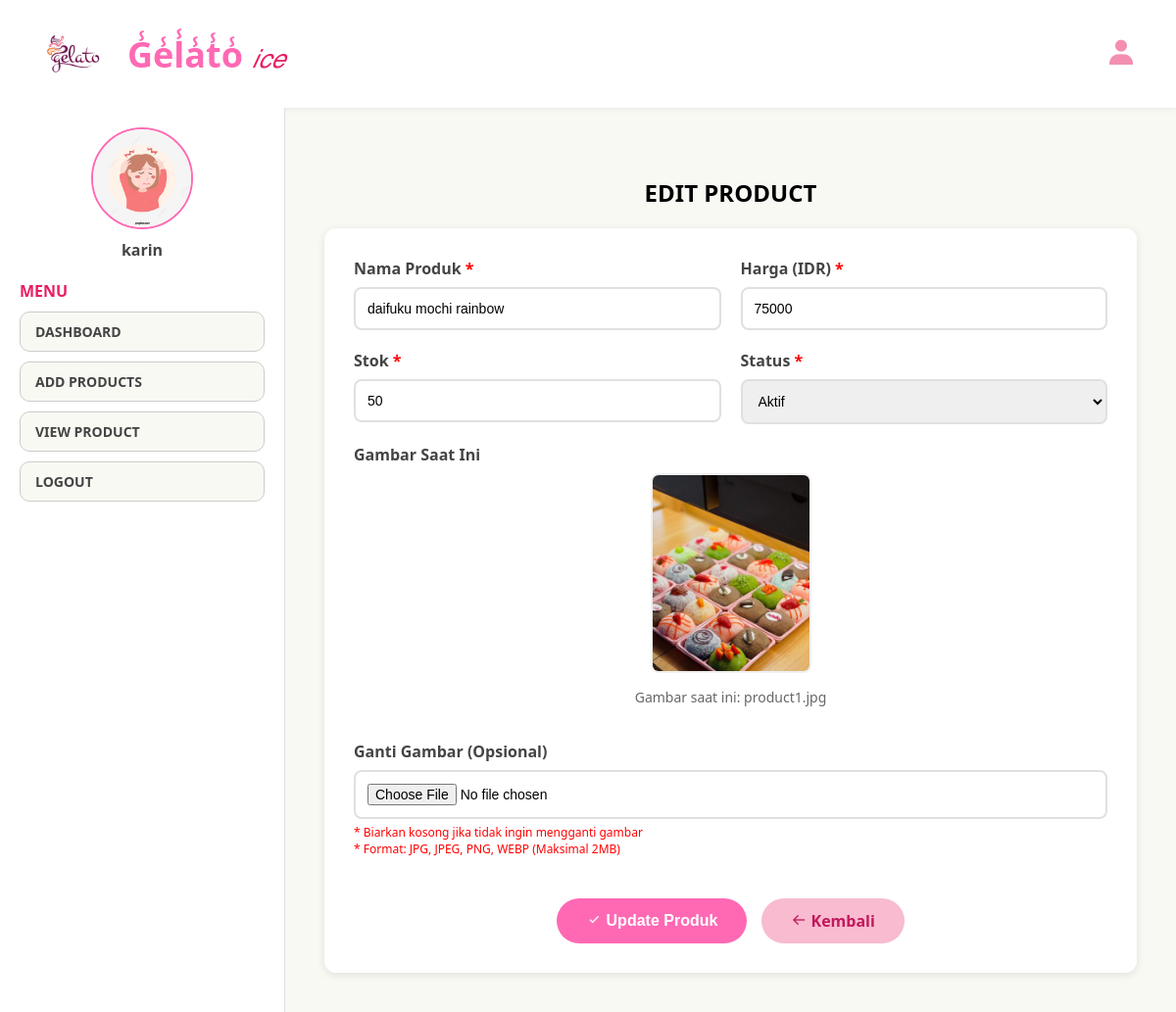
The page /components/edit.php?id=35 (signed in) on the database its author committed.
### tables this page shows
CREATE TABLE `sellers` (
  `id` int(20) NOT NULL,
  `name` varchar(50) NOT NULL,
  `email` varchar(50) NOT NULL,
  `password` varchar(50) NOT NULL,
  `image` varchar(100) NOT NULL
);

CREATE TABLE `products` (
  `id` int(20) NOT NULL,
  `seller_id` varchar(20) NOT NULL,
  `name` varchar(100) NOT NULL,
  `price` int(10) NOT NULL,
  `image` varchar(255) NOT NULL,
  `stock` int(100) NOT NULL,
  `product_detail` varchar(1000) NOT NULL,
  `status` varchar(100) NOT NULL
);

### components/edit.php (the view, shortened to what this page needs)
<?php
include '../components/connect.php';
$seller_id = $_SESSION['seller_id'] ?? '';
$product_id = $_GET['id'] ?? '';
$select_product = $conn->prepare("SELECT * FROM products WHERE id = ? AND seller_id = ?");
$select_product->execute([$product_id, $seller_id]);
$product = $select_product->fetch(PDO::FETCH_ASSOC);
?>
<!DOCTYPE html>
<html lang="en">
<head>
  <link href='https://unpkg.com/boxicons@2.1.4/css/boxicons.min.css' rel='stylesheet'>
</head>
<body>
<?php
$profile_img = 'default_avatar.png';
$seller_name = 'Guest';
if ($seller_id) {
  $select_profile = $conn->prepare("SELECT * FROM sellers WHERE id = ?");
  $select_profile->execute([$seller_id]);
  if ($select_profile->rowCount() > 0) {
    $fetch_profile = $select_profile->fetch(PDO::FETCH_ASSOC);
    $profile_img = !empty($fetch_profile['image']) ? $fetch_profile['image'] : 'default_avatar.png';
    $seller_name = htmlspecialchars($fetch_profile['name']);
  }
}
?>
<div class="top-bar">
  <div class="logo-container">
    <img src="../image/logo.jpeg" alt="Logo">
    <div class="logo-text">G̾e̾l̾a̾t̾o̾ <span class="highlight">𝑖𝑐𝑒</span></div>
  </div>
  <div class="user-icon">
    <i class='bx bxs-user' onclick="toggleUserPopup()"></i>
  </div>
</div>
<div class="main-layout">
  <div class="sidebar">
    <img src="../uploaded_files/<?= $profile_img; ?>" alt="Profile">
    <div class="name"><?= $seller_name; ?></div>
    <div class="menu-title">MENU</div>
    <div class="menu">
      <a href="dashboard.php">DASHBOARD</a>
      <a href="add_products.php">ADD PRODUCTS</a>
      <a href="view_product.php">VIEW PRODUCT</a>
      <a href="../admin_panel/home.php" onclick="return confirm('Logout from this website?');">LOGOUT</a>
    </div>
  </div>
  <div class="content">
    <section class="edit-product">
      <div class="heading">
        <h1>EDIT PRODUCT</h1>
      </div>
      <div class="form-container">
        <form action="" method="post" enctype="multipart/form-data">
          <div class="form-row">
            <div class="form-group">
              <label for="name">Nama Produk <span style="color: red;">*</span></label>
              <input type="text" name="name" id="name" value="<?= htmlspecialchars($product['name']); ?>" required>
            </div>
            <div class="form-group">
              <label for="price">Harga (IDR) <span style="color: red;">*</span></label>
              <input type="number" name="price" id="price" min="0" step="0.01" value="<?= $product['price']; ?>" required>
            </div>
          </div>
          <div class="form-row">
            <div class="form-group">
              <label for="stock">Stok <span style="color: red;">*</span></label>
              <input type="number" name="stock" id="stock" min="0" value="<?= $product['stock']; ?>" required>
            </div>
            <div class="form-group">
              <label for="status">Status <span style="color: red;">*</span></label>
              <select name="status" id="status" required>
                <option value="active" <?= $product['status'] == 'active' ? 'selected' : ''; ?>>Aktif</option>
              </select>
            </div>
          </div>
          <div class="form-row">
            <div class="form-group full-width">
              <label>Gambar Saat Ini</label>
              <div class="current-image">
                <?php if (!empty($product['image']) && file_exists('../image/' . $product['image'])) : ?>
                  <img src="../image/<?= htmlspecialchars($product['image']); ?>" alt="Current Product Image">
                  <p>Gambar saat ini: <?= htmlspecialchars($product['image']); ?></p>
                <?php else : ?>
                  <div style="padding: 40px; border: 2px dashed #ccc; border-radius: 8px; color: #888;">
                    Tidak ada gambar
                  </div>
                <?php endif; ?>
              </div>
            </div>
          </div>
          <div class="form-row">
  <div class="form-group full-width">
    <label for="image">Ganti Gambar (Opsional)</label>
    <input type="file" name="image" id="image" accept="image/*" onchange="previewImage(this)">
    <p style="font-size: 12px; color: red; margin-top: 5px;">
      * Biarkan kosong jika tidak ingin mengganti gambar<br>
      * Format: JPG, JPEG, PNG, WEBP (Maksimal 2MB)
    </p>
  </div>
</div>
          <div class="button-group">
            <button type="submit" name="update_product" class="btn btn-primary">
              <i class='bx bx-check'></i> Update Produk
            </button>
            <a href="view_product.php" class="btn btn-secondary">
              <i class='bx bx-arrow-back'></i> Kembali
            </a>
          </div>
        </form>
      </div>
    </section>
  </div>
</div>
</body>
</html>

### components/edit.php (style rules this page uses)
body { margin: 0; font-family: 'Segoe UI', sans-serif; background-color: #f9f9f4; }
.top-bar { background-color: #fff; padding: 20px 40px; display: flex; justify-content: space-between; align-items: center; box-shadow: 0 2px 5px rgba(0,0,0,0.05); }
.logo-container { display: flex; align-items: center; }
.logo-container img { height: 70px; margin-right: 20px; }
.logo-text { font-size: 36px; font-weight: bold; color: #ff69b4; }
.highlight { font-style: italic; font-weight: normal; font-size: 26px; color: #e91e63; }
.user-icon { position: relative; cursor: pointer; }
.user-icon i { font-size: 32px; color: #f48fb1; transition: 0.3s; }
.main-layout { display: flex; flex-wrap: wrap; }
.sidebar { width: 250px; background-color: #fff; border-right: 1px solid #e0e0e0; padding: 20px; min-height: 100vh; }
.sidebar img { width: 100px; height: 100px; border-radius: 50%; object-fit: cover; margin: 0 auto 10px auto; border: 2px solid #ff69b4; display: block; }
.sidebar .name { text-align: center; font-weight: bold; margin-bottom: 20px; color: #444; }
.menu-title { color: #e91e63; font-weight: bold; margin-bottom: 10px; }
.menu a { display: block; padding: 10px 15px; margin-bottom: 10px; background-color: #f9f9f4; border: 1px solid #ccc; border-radius: 10px; text-decoration: none; color: #444; font-weight: bold; transition: 0.3s; font-size: 14px; }
.content { flex: 1; padding: 40px; }
.heading { text-align: center; margin: 30px auto 10px; }
.heading h1 { font-size: 24px; color: #000; text-transform: uppercase; }
.form-container { max-width: 800px; margin: 0 auto; background-color: #fff; padding: 30px; border-radius: 12px; box-shadow: 0 2px 8px rgba(0,0,0,0.1); }
.form-row { display: flex; gap: 20px; margin-bottom: 20px; }
.form-group { flex: 1; }
.form-group.full-width { flex: 100%; }
.form-group label { display: block; margin-bottom: 8px; font-weight: bold; color: #444; }
.form-group input, .form-group select, .form-group textarea { width: 100%; padding: 12px; border: 2px solid #e0e0e0; border-radius: 8px; font-size: 14px; transition: border-color 0.3s; box-sizing: border-box; }
.current-image { margin-bottom: 15px; text-align: center; }
.current-image img { max-width: 200px; max-height: 200px; border-radius: 8px; border: 2px solid #f0f0f0; }
.current-image p { margin-top: 10px; color: #666; font-size: 14px; }
.button-group { display: flex; gap: 15px; justify-content: center; margin-top: 30px; }
.btn { display: inline-block; padding: 12px 30px; border-radius: 25px; text-decoration: none; font-size: 16px; font-weight: bold; transition: all 0.3s; cursor: pointer; border: none; text-align: center; }
.btn-primary { background-color: #ff69b4; color: white; }
.btn-secondary { background-color: #f8bbd0; color: #c2185b; }

### rows shown on the page
sellers: image (picture), name "karin"
products: name "daifuku mochi rainbow", price "75000", stock "50", status "Aktif", image (picture), image "product1.jpg"
